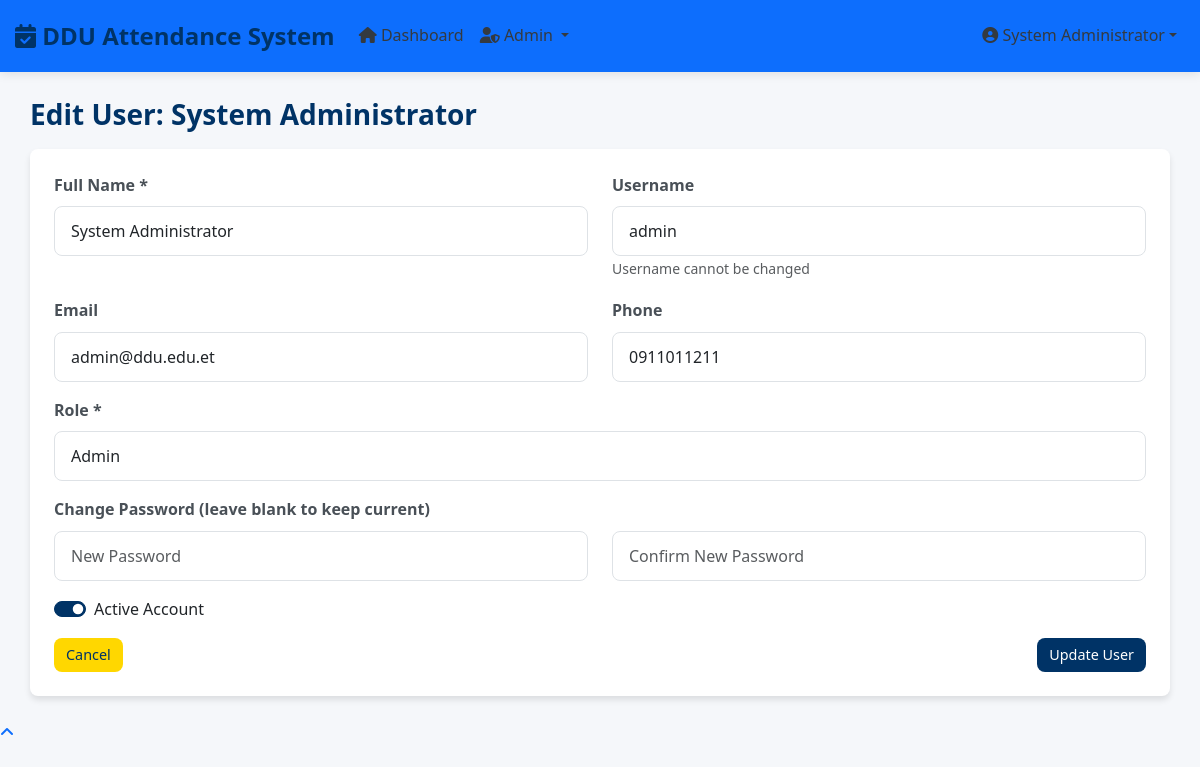
/admin/edit_user.php?id=1 (signed in), run on the app's committed database.
### tables this page shows
CREATE TABLE `users` (
  `user_id` int(11) NOT NULL,
  `username` varchar(50) NOT NULL,
  `password` varchar(255) NOT NULL,
  `full_name` varchar(100) NOT NULL,
  `email` varchar(100) NOT NULL,
  `phone` varchar(20) DEFAULT NULL,
  `role` enum('admin','teacher','student','dean','registrar') DEFAULT 'teacher',
  `department_id` int(11) DEFAULT NULL,
  `profile_image` varchar(255) DEFAULT NULL,
  `is_active` tinyint(1) DEFAULT '1',
  `created_at` timestamp NOT NULL DEFAULT CURRENT_TIMESTAMP,
  `updated_at` timestamp NOT NULL DEFAULT CURRENT_TIMESTAMP ON UPDATE CURRENT_TIMESTAMP,
  `is_department_head` tinyint(1) DEFAULT '0'
);

### admin/edit_user.php (the view, shortened to what this page needs)
<?php
require_once '../includes/db_connect.php';
$user_id = (int)$_GET['id'];
$sql = "SELECT * FROM users WHERE user_id = ?";
$stmt = $conn->prepare($sql);
$bind_result = $stmt->bind_param("i", $user_id);
$execute_result = $stmt->execute();
$result = $stmt->get_result();
$user = $result->fetch_assoc();
include '../includes/header.php';
?>
<div class="container-fluid">
<h3 class="mt-4">Edit User: <?= htmlspecialchars($user['full_name'] ?? 'Unknown') ?></h3>
<div class="card">
<div class="card-body">
<form method="POST" action="user_actions.php" id="editUserForm">
<div class="row">
    <div class="col-md-6">
        <div class="mb-3">
            <label class="form-label">Full Name *</label>
            <input class="form-control" name="full_name"
                   value="<?= htmlspecialchars($user['full_name'] ?? '') ?>" required>
        </div>
    </div>
    <div class="col-md-6">
        <div class="mb-3">
            <label class="form-label">Username</label>
            <input class="form-control" value="<?= htmlspecialchars($user['username'] ?? '') ?>" readonly>
            <small class="text-muted">Username cannot be changed</small>
        </div>
    </div>
</div>
<div class="row">
    <div class="col-md-6">
        <div class="mb-3">
            <label class="form-label">Email</label>
            <input class="form-control" type="email" name="email"
                   value="<?= htmlspecialchars($user['email'] ?? '') ?>">
        </div>
    </div>
    <div class="col-md-6">
        <div class="mb-3">
            <label class="form-label">Phone</label>
            <input class="form-control" name="phone"
                   value="<?= htmlspecialchars($user['phone'] ?? '') ?>">
        </div>
    </div>
</div>
<div class="mb-3">
    <label class="form-label">Role *</label>
    <select name="role" class="form-control" id="roleSelect" required onchange="toggleStudentFields()">
        <option value="admin" <?= ($user['role'] ?? '') == 'admin' ? 'selected' : '' ?>>Admin</option>
    </select>
</div>
<div class="mb-3">
    <label class="form-label">Change Password (leave blank to keep current)</label>
    <div class="row">
        <div class="col-md-6">
            <input class="form-control" type="password" name="password" id="new_password" placeholder="New Password">
        </div>
        <div class="col-md-6">
            <input class="form-control" type="password" name="confirm_password" id="confirm_new_password" placeholder="Confirm New Password">
        </div>
    </div>
</div>
<div class="mb-3">
    <div class="form-check form-switch">
        <input class="form-check-input" type="checkbox" name="is_active" id="is_active" value="1"
               <?= ($user['is_active'] ?? 0) ? 'checked' : '' ?>>
        <label class="form-check-label" for="is_active">Active Account</label>
    </div>
</div>
<div class="d-flex justify-content-between">
    <a href="manage_users.php" class="btn btn-secondary">Cancel</a>
    <button type="submit" class="btn btn-primary">Update User</button>
</div>
</form>
</div>
</div>
</div>
<?php include '../includes/footer.php'; ?>

### assets/css/style.css (style rules this page uses)
:root { --primary-color: #003366; --secondary-color: #FFD700; --success-color: #28a745; --danger-color: #dc3545; --warning-color: #ffc107; --info-color: #17a2b8; --light-color: #f8f9fa; --dark-color: #343a40; --gray-color: #6c757d; --border-radius: 8px; --box-shadow: 0 4px 6px rgba(0, 0, 0, 0.1); --transition: all 0.3s ease; }
* { margin: 0; padding: 0; box-sizing: border-box; }
body { font-family: 'Segoe UI', Tahoma, Geneva, Verdana, sans-serif; line-height: 1.6; color: var(--dark-color); background-color: #f5f7fa; }
.container-fluid { padding-left: 15px; padding-right: 15px; }
h1, h2, h3, h4, h5, h6 { font-weight: 600; line-height: 1.3; margin-bottom: 1rem; color: var(--primary-color); }
h3 { font-size: 1.75rem; }
.btn { border-radius: var(--border-radius); padding: 0.5rem 1.5rem; font-weight: 500; transition: var(--transition); border: none; cursor: pointer; }
.btn-primary { background-color: var(--primary-color); border-color: var(--primary-color); }
.btn-secondary { background-color: var(--secondary-color); border-color: var(--secondary-color); color: var(--primary-color); }
.card { border: none; border-radius: var(--border-radius); box-shadow: var(--box-shadow); transition: var(--transition); background: white; margin-bottom: 1.5rem; }
.card-body { padding: 1.5rem; }
.form-control, .form-select { border-radius: var(--border-radius); border: 1px solid #dee2e6; padding: 0.75rem 1rem; transition: var(--transition); }
.form-label { font-weight: 500; margin-bottom: 0.5rem; color: var(--dark-color); }
.form-check-input:checked { background-color: var(--primary-color); border-color: var(--primary-color); }
.card { transition: transform 0.2s; }
.btn { padding: 0.375rem 0.75rem; font-size: 0.9rem; }
.form-label { font-weight: 600; color: #495057; margin-bottom: 0.5rem; }

### data on the page
users: full_name "System Administrator", username "admin", email "admin@ddu.edu.et", phone "0911011211", role "Admin", is_active "☑"

### other printed values
$full_name "System Administrator"
